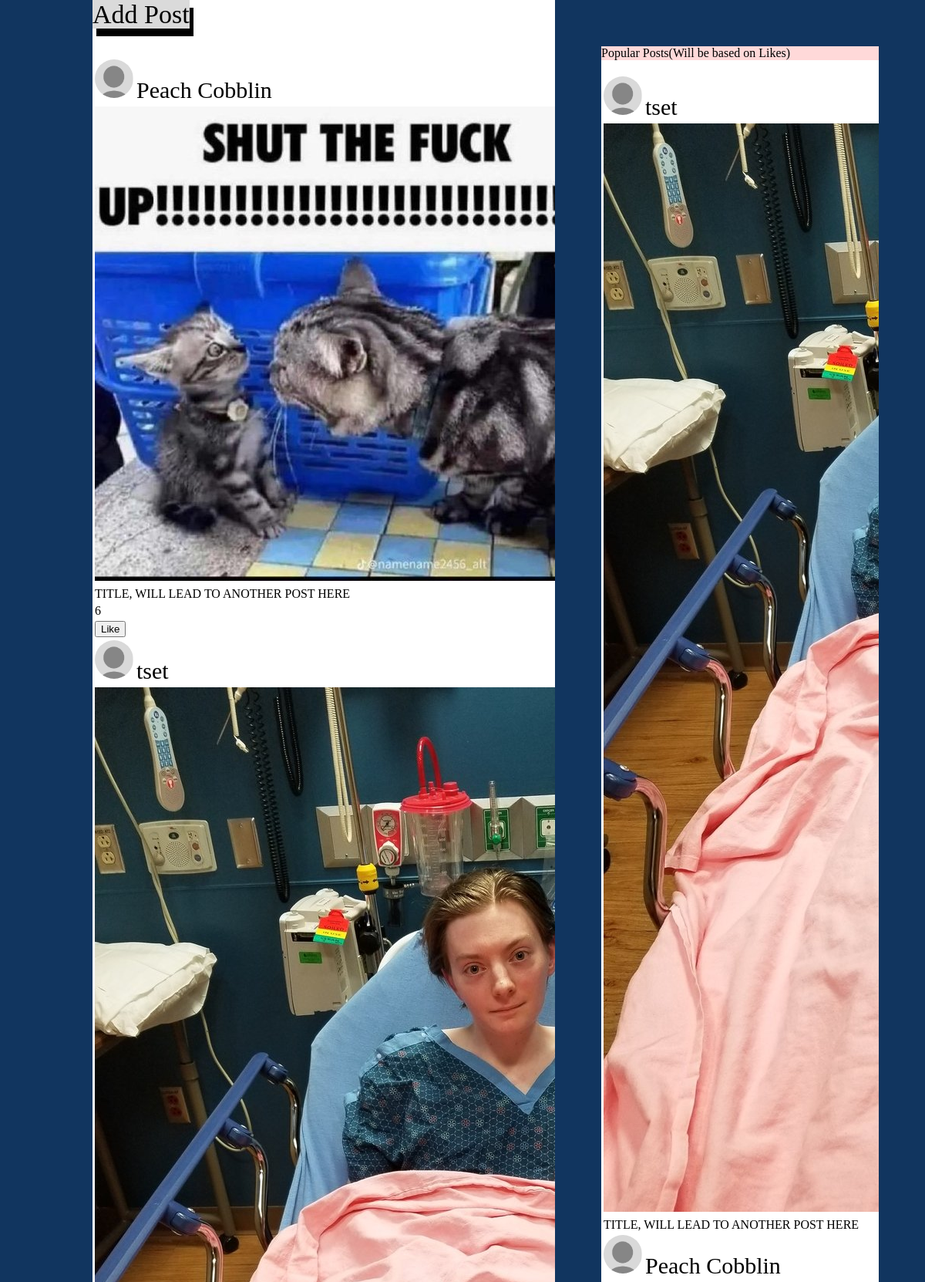
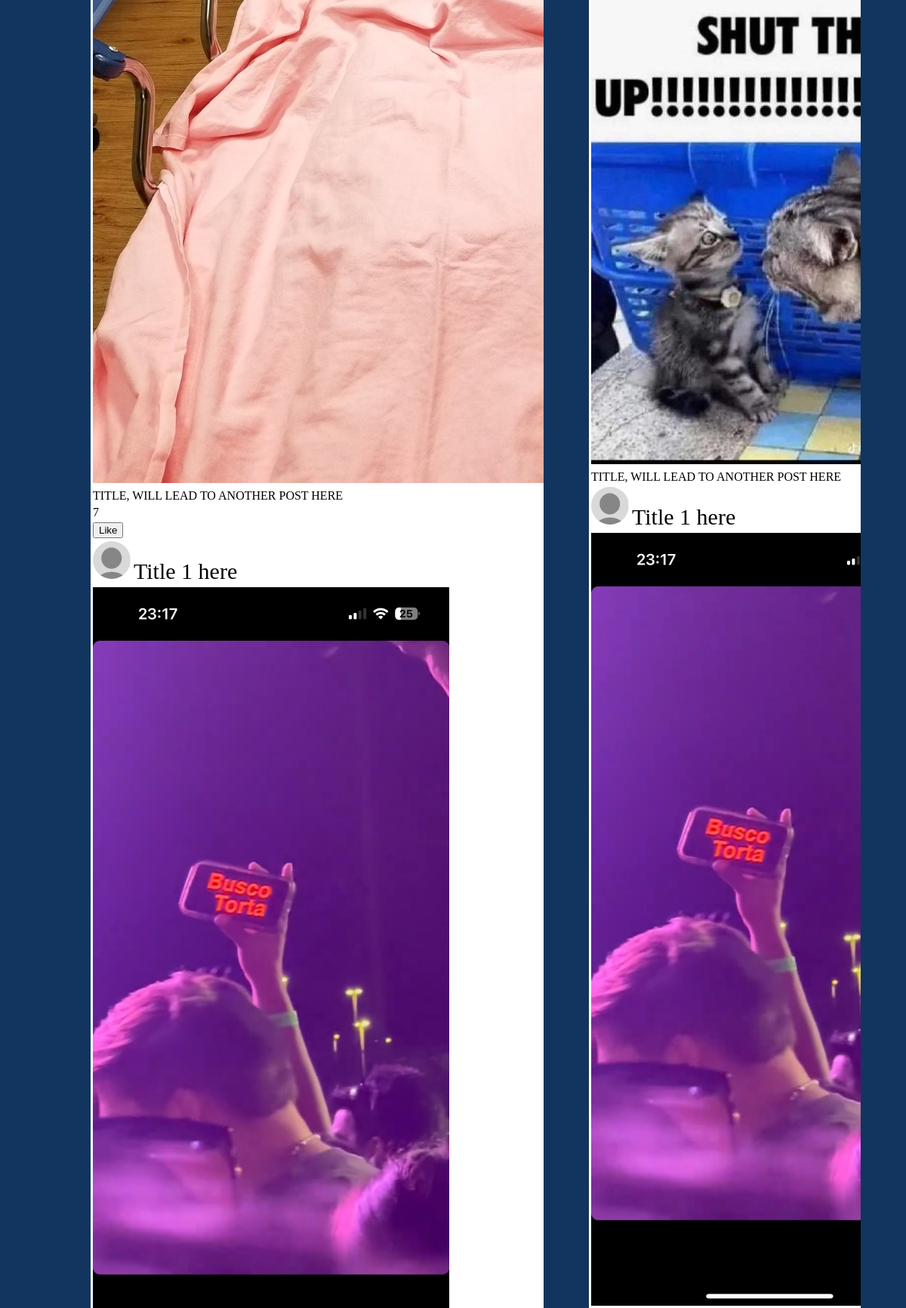
Screenshot of /main (signed in, upper part) with the database file from the repository (2 pictures, top to bottom).
### FProj/backend.py (models this page shows)
class Post(db.Model):
    id = db.Column(db.Integer, primary_key = True, autoincrement = True)
    title = db.Column(db.String, nullable = False)
    description = db.Column(db.String, nullable = False)
    ingredients = db.Column(db.String, nullable = False)
    label = db.Column(db.String(), nullable = False)
    picture = db.Column(db.String(), nullable = False)
    upvote = db.Column(db.Integer, default = 0, nullable = False)
    user_id = db.Column(db.Integer, db.ForeignKey('user.id'), nullable=False)
    user = db.relationship('User', backref=db.backref('posts', lazy=True))

### FProj/backend.py (the view)
@app.route('/main')
def mainPage():
    if current_user.is_authenticated:
        posts = Post.query.all()
        popularPosts = Post.query.order_by(Post.upvote.desc()).all()
        topPosts = popularPosts[:3]
        return render_template('main.html', posts=posts,popularPosts = topPosts)
    else:
        return redirect(url_for('login'))

### FProj/backend.py (called while the page is built)
@login_manager.user_loader
def load_user(user_id):
    return User.query.get(int(user_id))

### FProj/templates/main.html (shortened to what this page needs)
<!DOCTYPE html>
<html>
<head>
    <link rel="stylesheet" href="{{ url_for('static', filename='mainSearch.css') }}">
</head>
<body  class="mainPage">
<div class="content">
    <div>
        <a href="/post" style="background-color: rgb(218, 218, 218); color: black; width:100%;  box-shadow: 5px 10px; font-size: 34px; text-decoration:none; text-align: center; height: 50px;">Add Post</a>
    </div>
    <br>
    <br>
    <table>
        {%for i in posts%}
            <td>
                <image id="icon" src="{{ url_for('static', filename='Icon.png') }}">
                <span style="font-size:30px">{{i.title}}</span>
            </td>
        <tr>
            <td colspan="4"><image class="image" src="{{ url_for('static', filename=i.picture) }}""></image></td>
        </tr>
        <tr>
            <td colspan="2">TITLE, WILL LEAD TO ANOTHER POST HERE</td>
        </tr>
        <tr>
            <td>{{i.upvote}}</td>
        </tr>
        <tr>
            <td><button type="button" onclick="likePost('{{i.id}}')">Like</button></td>
        </tr>
        {%endfor%}
    </table>
    <br>
</div>
<div class="popularPage">
    <div style="background-color: rgb(255, 217, 217);">
        Popular Posts(Will be based on Likes)
    </div>
    <br>
    <table>
        {%for i in popularPosts%}
        <tr>
            <td>
                <image id="icon" src="{{ url_for('static', filename='Icon.png') }}">
                <span style="font-size:30px">{{i.title}}</span>
            </td>
        </tr>
        <tr>
            <td colspan="4"><image class="image" src="{{ url_for('static', filename=i.picture) }}""></image></td>
        </tr>
        <tr>
            <td colspan="2">TITLE, WILL LEAD TO ANOTHER POST HERE</td>
        </tr>
        {%endfor%}
    </table>
    <br>
</div>
</body>
</html>

### FProj/static/mainSearch.css (style rules this page uses)
body { margin: 0%; padding: 0%; border: 0%; background-color: rgb(17, 53, 95); background-size: 100%; display: flex; flex-wrap: wrap; height:100%; }
.mainPage { margin: 0%; padding: 0%; border: 0%; height: 100%; width: 100%; }
.content { overflow-y: auto; position: absolute; background: rgb(255, 255, 255); flex-direction: column; margin-left: 10%; width: 50%; height: 100%; }
.popularPage { overflow-y:auto; position: absolute; background: white; flex-direction: column; margin-left: 65%; margin-top: 5%; width: 30%; height: 80%; }
#icon { width:50px; height:50px; border-radius: 50%; }

### rows the page displays
Post: title "Peach Cobblin", picture (picture), upvote "6"
Post: title "tset", picture (picture), upvote "7"
Post: title "Title 1 here", picture (picture)
